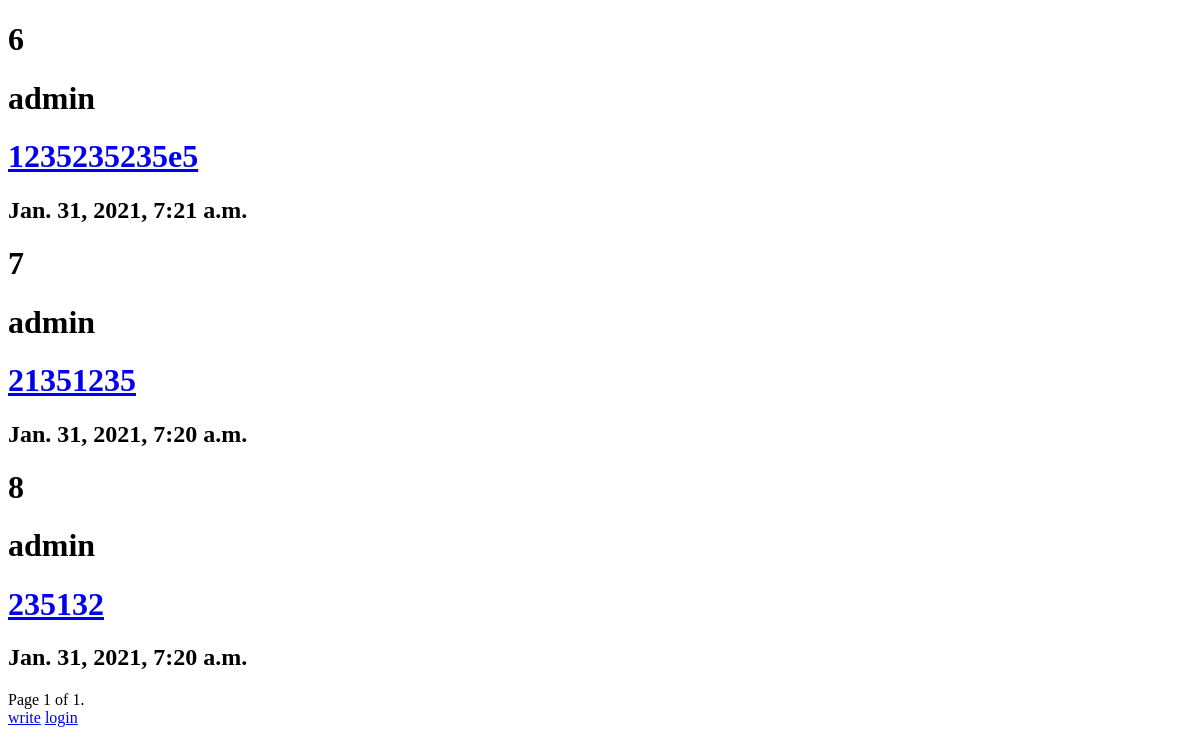
The app's page /toDo/, older data.
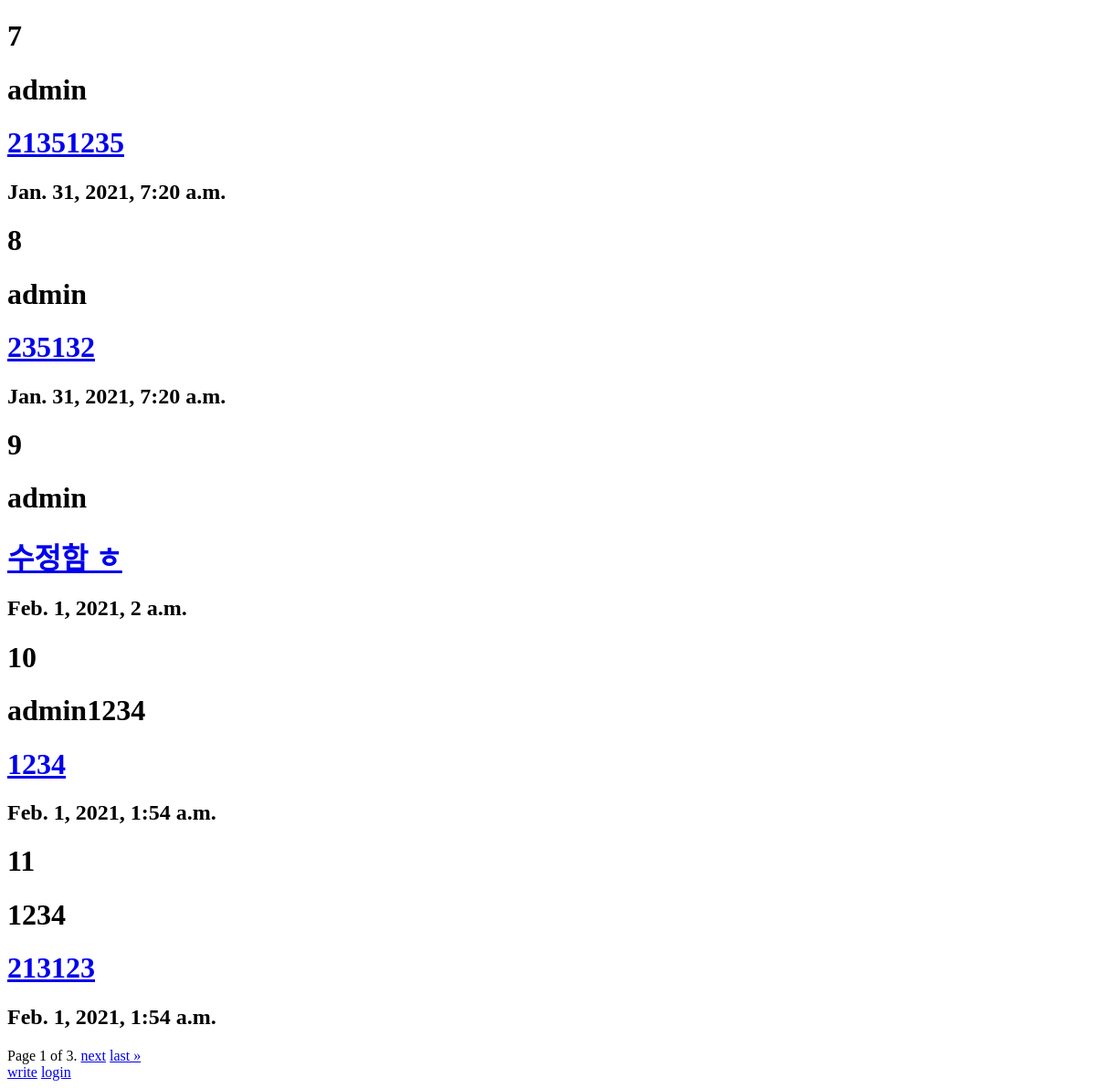
The same page, newer data.
### toDo/models.py (models this page shows, shortened)
class TodoList(models.Model):
    author = models.ForeignKey(User, on_delete=models.CASCADE)
    toDo =  models.CharField(max_length=100)
    pub_date = models.DateTimeField(auto_now=True)

### toDo/views.py (the view)
# urls.py: path('', views.IndexView.as_view(), name='index'),
class IndexView(generic.ListView):
    template_name = 'toDo/index.html'
    context_object_name = 'todolist'
    paginate_by = 5
    def get_queryset(self):
        return TodoList.objects.all()

### templates/toDo/index.html (shortened to what this page needs)
<!DOCTYPE html>
<html>
<head>
</head>
<body>
    {% if todolist %}
    {% for todo in todolist %}
    <h1>{{ todo.id }}</h1>
    <h1>{{ todo.author }}</h1>
    <h1><a href="{% url 'toDo:detail' todo.id %}">{{ todo.toDo }}</a></h1>
    <h2>{{ todo.pub_date }}</h2>
    {% endfor %}
    {% endif %}
    <div class="pagination">
        <span class="step-links">
            <span class="current">
                Page {{ page_obj.number }} of {{ page_obj.paginator.num_pages }}.
            </span>
            {% if page_obj.has_next %}
                <a href="?page={{ page_obj.next_page_number }}">next</a>
                <a href="?page={{ page_obj.paginator.num_pages }}">last &raquo;</a>
            {% endif %}
        </span>
    </div>
    <a href="{% url 'toDo:write' %}">write</a>
    {% if request.user.is_authenticated %}
    <a href="{% url 'toDo:logoutok' %}">logout</a>
    <div>{{ request.user }} 로그인중</div>
    {% else %}
    <a href="{% url 'toDo:loginview' %}">login</a>
    {% endif %}
</body>
</html>

Row changes from the older to the newer data that the page shows:
removed TodoList: id "6", author "admin", toDo "1235235235e5", pub_date "Jan. 31, 2021, 7:21 a.m."
added TodoList: id "9", author "admin", toDo "수정함 ㅎ", pub_date "Feb. 1, 2021, 2 a.m."
added TodoList: id "10", author "admin1234", toDo "1234", pub_date "Feb. 1, 2021, 1:54 a.m."
added TodoList: id "11", author "1234", toDo "213123", pub_date "Feb. 1, 2021, 1:54 a.m."
Text that changed along with them:
{{ page_obj.paginator.num_pages }}: "1" → "3"
text now shown: "next last »"
